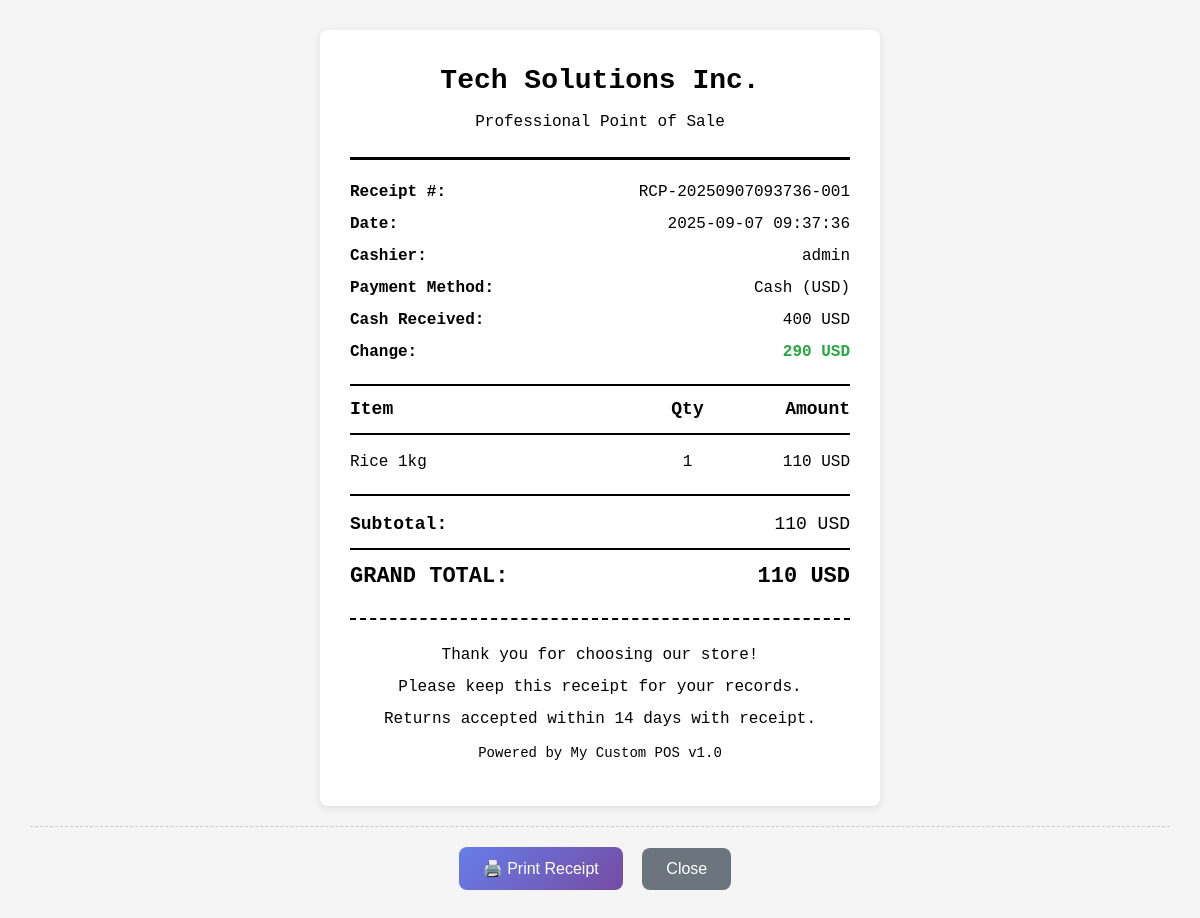
/print_receipt/1 (signed in), run on the app's committed database.
### app.py (models this page shows, shortened)
class Branding(db.Model):
    id = db.Column(db.Integer, primary_key=True)
    app_name = db.Column(db.String(100), nullable=False, default='POS System')
    app_subtitle = db.Column(db.String(200), nullable=True, default='Professional Point of Sale')
    business_name = db.Column(db.String(200), nullable=True)
    business_address = db.Column(db.String(500), nullable=True)
    business_phone = db.Column(db.String(50), nullable=True)
    business_email = db.Column(db.String(100), nullable=True)
    tax_id = db.Column(db.String(50), nullable=True)
    primary_color = db.Column(db.String(7), nullable=False, default='#6366f1')  # Hex color
    secondary_color = db.Column(db.String(7), nullable=False, default='#8b5cf6')
    accent_color = db.Column(db.String(7), nullable=False, default='#10b981')
    background_color = db.Column(db.String(7), nullable=False, default='#ffffff')
    text_color = db.Column(db.String(7), nullable=False, default='#1f2937')
    logo_url = db.Column(db.String(500), nullable=True)
    favicon_url = db.Column(db.String(500), nullable=True)
    font_family = db.Column(db.String(100), nullable=False, default='Inter')
    footer_text = db.Column(db.String(500), nullable=True, default='Thank you for your business!')
    receipt_return_policy = db.Column(db.String(500), nullable=True, default='For exchanges/returns, present this receipt within 30 days.')
    receipt_header_title = db.Column(db.String(100), nullable=True, default='RECEIPT')
    receipt_number_label = db.Column(db.String(50), nullable=True, default='Receipt #:')
    date_label = db.Column(db.String(50), nullable=True, default='Date:')
    cashier_label = db.Column(db.String(50), nullable=True, default='Cashier:')
    payment_method_label = db.Column(db.String(50), nullable=True, default='Payment Method:')
    cash_received_label = db.Column(db.String(50), nullable=True, default='Cash Received:')
    change_label = db.Column(db.String(50), nullable=True, default='Change:')
    currency_symbol = db.Column(db.String(10), nullable=True, default='AFA')
    item_header = db.Column(db.String(50), nullable=True, default='Item')
    quantity_header = db.Column(db.String(50), nullable=True, default='Qty')
    amount_header = db.Column(db.String(50), nullable=True, default='Amount')
    subtotal_label = db.Column(db.String(50), nullable=True, default='Subtotal:')
    discount_label = db.Column(db.String(50), nullable=True, default='Discount')
    total_label = db.Column(db.String(50), nullable=True, default='TOTAL:')
    records_message = db.Column(db.String(200), nullable=True, default='Please keep this receipt for your records.')
    powered_by_label = db.Column(db.String(50), nullable=True, default='Powered by')
    version_text = db.Column(db.String(20), nullable=True, default='v1.0')
    created_at = db.Column(db.DateTime, default=lambda: datetime.now(timezone.utc))
    updated_at = db.Column(db.DateTime, default=lambda: datetime.now(timezone.utc), onupdate=lambda: datetime.now(timezone.utc))

class Sale(db.Model):
    id = db.Column(db.Integer, primary_key=True)
    user_id = db.Column(db.Integer, db.ForeignKey('user.id'), nullable=False)
    total_amount = db.Column(db.Float, nullable=False)
    discount_percent = db.Column(db.Float, default=0)
    discount_amount = db.Column(db.Float, default=0)
    final_amount = db.Column(db.Float, nullable=False)
    profit = db.Column(db.Float, nullable=False)
    receipt_number = db.Column(db.String(20), unique=True, nullable=False)
    cash_received = db.Column(db.Float, nullable=True)
    change_amount = db.Column(db.Float, nullable=True)
    created_at = db.Column(db.DateTime, default=lambda: datetime.now(timezone.utc))
    user = db.relationship('User', backref=db.backref('sales', lazy=True))
    items = db.relationship('SaleItem', backref='sale', lazy=True)

class User(UserMixin, db.Model):
    id = db.Column(db.Integer, primary_key=True)
    username = db.Column(db.String(80), unique=True, nullable=False)
    password_hash = db.Column(db.String(128), nullable=False)
    role = db.Column(db.String(20), nullable=False)  # 'admin' or 'cashier'
    secret_question = db.Column(db.String(200), nullable=True)
    secret_answer = db.Column(db.String(200), nullable=True)
    created_at = db.Column(db.DateTime, default=lambda: datetime.now(timezone.utc))

class SaleItem(db.Model):
    id = db.Column(db.Integer, primary_key=True)
    sale_id = db.Column(db.Integer, db.ForeignKey('sale.id'), nullable=False)
    item_id = db.Column(db.Integer, db.ForeignKey('item.id'), nullable=False)
    quantity = db.Column(db.Integer, nullable=False)
    unit_price = db.Column(db.Float, nullable=False)
    total_price = db.Column(db.Float, nullable=False)
    item = db.relationship('Item', backref=db.backref('sale_items', lazy=True))

class Item(db.Model):
    id = db.Column(db.Integer, primary_key=True)
    name = db.Column(db.String(100), nullable=False)
    buying_price = db.Column(db.Float, nullable=False)
    selling_price = db.Column(db.Float, nullable=False)
    quantity = db.Column(db.Integer, nullable=False)
    barcode = db.Column(db.String(50), unique=True, nullable=False)
    sold_quantity = db.Column(db.Integer, default=0)
    category_id = db.Column(db.Integer, db.ForeignKey('category.id'), nullable=True)
    expiry_date = db.Column(db.Date, nullable=True)
    created_at = db.Column(db.DateTime, default=lambda: datetime.now(timezone.utc))

### app.py (the view)
@app.route('/print_receipt/<int:sale_id>')
@login_required
def print_receipt(sale_id):
    if not has_permission(current_user, 'view_sales'):
        flash('Access denied. You do not have permission to view sales.', 'error')
        return redirect(url_for('dashboard'))
    sale = Sale.query.get_or_404(sale_id)
    cash_received = sale.cash_received
    change_amount = sale.change_amount
    try:
        branding_settings = Branding.query.first()
        if not branding_settings:
            branding_settings = Branding()
    except Exception as e:
        print(f"Error querying branding table: {e}")
        branding_settings = type('Branding', (), {
            'app_name': 'POS System',
            'app_subtitle': 'Professional Point of Sale',
            'business_name': 'Azizi SuperStore',
            'business_address': 'سرای علاوالدین، کابل، افغانستان',
            'business_phone': '+93799996645',
            'business_email': 'info@azizi.af',
            'tax_id': 'AF-123456789',
            'primary_color': '#6366f1',
            'secondary_color': '#8b5cf6',
            'accent_color': '#10b981',
            'background_color': '#ffffff',
            'text_color': '#1f2937',
            'logo_url': 'https://azizi.af/logo.png',
            'favicon_url': 'https://azizi.af/favicon.ico',
            'font_family': 'Inter',
            'footer_text': 'Thank you for shopping with us!',
            'receipt_return_policy': 'For exchanges/returns, present this receipt within 30 days with original packaging.'
        })()
    return render_template('receipt.html', sale=sale, cash_received=cash_received, change_amount=change_amount, branding=branding_settings)

### app.py (called while the page is built)
def has_permission(user, permission):
    if not user or not user.is_authenticated:
        return False
    user_permissions = ROLE_PERMISSIONS.get(user.role, [])
    return permission in user_permissions

@login_manager.user_loader
def load_user(user_id):
    return db.session.get(User, int(user_id))

### templates/receipt.html (shortened to what this page needs)
<!DOCTYPE html>
<html lang="en">
<head>
</head>
<body>
<div class="receipt-container">
    <div style="text-align: center; border-bottom: 3px solid #000; padding-bottom: 15px; margin-bottom: 20px;">
        <h1 style="margin: 0; font-size: 28px; font-weight: bold;">{{ branding.business_name or branding.app_name or 'POS SYSTEM' }}</h1>
        <p style="margin: 8px 0; font-size: 16px;">{{ branding.app_subtitle or 'Professional Point of Sale' }}</p>
    </div>
    <div style="margin-bottom: 20px;">
        <div style="display: flex; justify-content: space-between; margin-bottom: 8px;">
            <span style="font-size: 16px;"><strong>{{ branding.receipt_number_label or 'Receipt #:' }}</strong></span>
            <span style="font-size: 16px;">{{ sale.receipt_number }}</span>
        </div>
        <div style="display: flex; justify-content: space-between; margin-bottom: 8px;">
            <span style="font-size: 16px;"><strong>{{ branding.date_label or 'Date:' }}</strong></span>
            <span style="font-size: 16px;">{{ sale.created_at.strftime('%Y-%m-%d %H:%M:%S') }}</span>
        </div>
        <div style="display: flex; justify-content: space-between; margin-bottom: 8px;">
            <span style="font-size: 16px;"><strong>{{ branding.cashier_label or 'Cashier:' }}</strong></span>
            <span style="font-size: 16px;">{{ sale.user.username }}</span>
        </div>
        <div style="display: flex; justify-content: space-between; margin-bottom: 8px;">
            <span style="font-size: 16px;"><strong>{{ branding.payment_method_label or 'Payment Method:' }}</strong></span>
            <span style="font-size: 16px;">{{ branding.payment_method_value or 'Cash' }} ({{ branding.currency_symbol or 'AFA' }})</span>
        </div>
        {% if cash_received %}
        <div style="display: flex; justify-content: space-between; margin-bottom: 8px;">
            <span style="font-size: 16px;"><strong>{{ branding.cash_received_label or 'Cash Received:' }}</strong></span>
            <span style="font-size: 16px;">{{ "{:,.0f}".format(cash_received) }} {{ branding.currency_symbol or 'AFA' }}</span>
        </div>
        {% endif %}
        {% if change_amount and change_amount > 0 %}
        <div style="display: flex; justify-content: space-between; margin-bottom: 8px;">
            <span style="font-size: 16px;"><strong>{{ branding.change_label or 'Change:' }}</strong></span>
            <span style="font-size: 16px; color: #28a745; font-weight: bold;">{{ "{:,.0f}".format(change_amount) }} {{ branding.currency_symbol or 'AFA' }}</span>
        </div>
        {% endif %}
    </div>
    <div style="border-top: 2px solid #000; border-bottom: 2px solid #000; padding: 10px 0; margin-bottom: 15px;">
        <div style="display: flex; justify-content: space-between; font-weight: bold; font-size: 18px;">
            <span style="width: 60%;">{{ branding.item_header or 'Item' }}</span>
            <span style="width: 15%; text-align: center;">{{ branding.quantity_header or 'Qty' }}</span>
            <span style="width: 25%; text-align: right;">{{ branding.amount_header or 'Amount' }}</span>
        </div>
    </div>
    <div style="margin-bottom: 20px;">
        {% for item in sale.items %}
        <div style="display: flex; justify-content: space-between; margin-bottom: 8px; font-size: 16px;">
            <span style="width: 60%; overflow: hidden; text-overflow: ellipsis; white-space: nowrap;">{{ item.item.name }}</span>
            <span style="width: 15%; text-align: center;">{{ item.quantity }}</span>
            <span style="width: 25%; text-align: right;">{{ "{:,.0f}".format(item.total_price) }} {{ branding.currency_symbol or 'AFA' }}</span>
        </div>
        {% endfor %}
    </div>
    <div style="border-top: 2px solid #000; padding-top: 15px;">
        <div style="display: flex; justify-content: space-between; margin-bottom: 10px; font-size: 18px;">
            <span><strong>{{ branding.subtotal_label or 'Subtotal:' }}</strong></span>
            <span>{{ "{:,.0f}".format(sale.total_amount) }} {{ branding.currency_symbol or 'AFA' }}</span>
        </div>
        <div style="display: flex; justify-content: space-between; margin-bottom: 10px; border-top: 2px solid #000; padding-top: 10px; font-size: 22px; font-weight: bold;">
            <span><strong>{{ branding.total_label or 'TOTAL:' }}</strong></span>
            <span><strong>{{ "{:,.0f}".format(sale.final_amount) }} {{ branding.currency_symbol or 'AFA' }}</strong></span>
        </div>
    </div>
    <div style="text-align: center; margin-top: 25px; border-top: 2px dashed #000; padding-top: 15px;">
        <p style="margin: 8px 0; font-size: 16px;">{{ branding.footer_text or 'Thank you for your business!' }}</p>
        <p style="margin: 8px 0; font-size: 16px;">{{ branding.records_message or 'Please keep this receipt for your records.' }}</p>
        <p style="margin: 8px 0; font-size: 16px;">{{ branding.receipt_return_policy or 'For exchanges/returns, present this receipt within 30 days.' }}</p>
        <p style="margin: 12px 0; font-size: 14px;">{{ branding.powered_by_label or 'Powered by' }} {{ branding.app_name or 'POS System' }} {{ branding.version_text or 'v1.0' }}</p>
    </div>
</div>
    <div class="print-button">
        <button onclick="window.print()">🖨️ Print Receipt</button>
        <button onclick="window.close()" class="close-button">Close</button>
    </div>
</body>
</html>

### templates/receipt.html (style rules this page uses)
body { font-family: 'Courier New', monospace; font-size: 16px; line-height: 1.5; margin: 0; padding: 30px; background: #f5f5f5; }
.receipt-container { max-width: 500px; margin: 0 auto; background: white; padding: 30px; box-shadow: 0 2px 8px rgba(0,0,0,0.1); border-radius: 8px; }
.print-button { text-align: center; margin-top: 20px; padding-top: 20px; border-top: 1px dashed #ccc; }
.print-button button { background: linear-gradient(135deg, #667eea, #764ba2); color: white; border: none; padding: 12px 24px; border-radius: 8px; font-size: 16px; cursor: pointer; margin-right: 10px; }
.close-button { background: #6c757d !important; }

### data on the page
Branding: business_name "Tech Solutions Inc.", app_subtitle "Professional Point of Sale", receipt_number_label "Receipt #:", date_label "Date:", cashier_label "Cashier:", payment_method_label "Payment Method:", currency_symbol "USD", cash_received_label "Cash Received:", change_label "Change:", item_header "Item", quantity_header "Qty", amount_header "Amount", subtotal_label "Subtotal:", total_label "GRAND TOTAL:", footer_text "Thank you for choosing our store!", records_message "Please keep this receipt for your records.", receipt_return_policy "Returns accepted within 14 days with receipt.", powered_by_label "Powered by", app_name "My Custom POS", version_text "v1.0"
Sale: receipt_number "RCP-20250907093736-001", created_at "2025-09-07 09:37:36", cash_received "400", change_amount "290", total_amount "110", final_amount "110"
User: user.username "admin"
SaleItem: item.name "Rice 1kg", quantity "1", total_price "110"

### other printed values
{{ branding.payment_method_value or 'Cash' }} "Cash"
